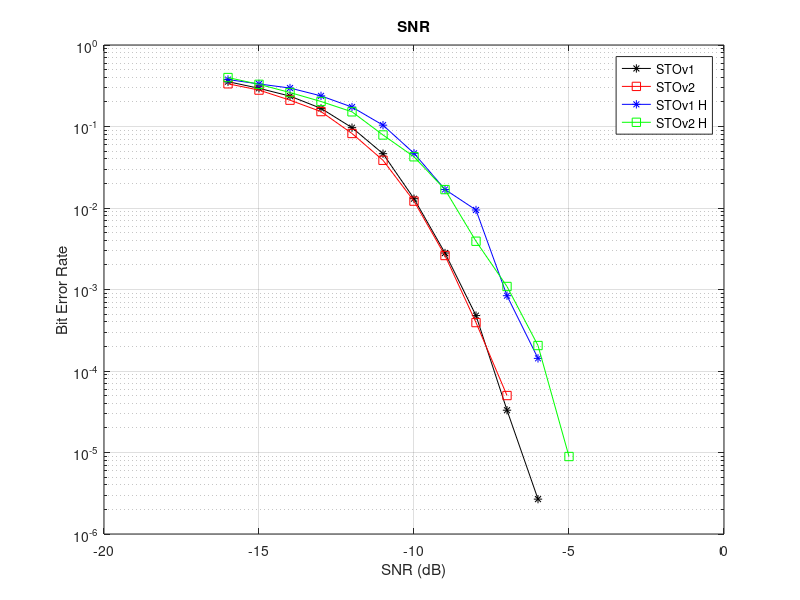

Write MATLAB code to recreate this figure.
clc
clear all
close all


%% ================================= CRC Type
lora_STOv1_ber = load("lora_STOv1_ber.mat").BER;
lora_STOv2_ber = load("lora_STOv2_ber.mat").BER;
lora_STOv1_H_ber = load("lora_STOv1_H_ber.mat").BER;
lora_STOv2_H_ber = load("lora_STOv2_H_ber.mat").BER;
snr = load("snr.mat").snr;

figure(1)
semilogy(snr, lora_STOv1_ber,'-*','color','k');
hold on
semilogy(snr, lora_STOv2_ber,'-s','color','r');
semilogy(snr, lora_STOv1_H_ber,'-*','color','b');
semilogy(snr, lora_STOv2_H_ber,'-s','color','g');
legend('STOv1', 'STOv2', 'STOv1 H', 'STOv2 H')
grid on
xlabel('SNR (dB)')
ylabel('Bit Error Rate')
hold off
title('SNR');



% subplot(121)
% semilogy(snr, lora_STOv1_ber,'-*','color','k');
% hold on
% semilogy(snr, lora_STOv2_ber,'-s','color','r');
% legend('STOv1', 'STOv2')
% grid
% xlabel('SNR (dB)')
% ylabel('Bit Error Rate')
% hold off
% title('SNR');
% 
% subplot(122)
% semilogy(snr, lora_STOv1_H_ber,'-*','color','k');
% hold on
% semilogy(snr, lora_STOv2_H_ber,'-s','color','r');
% legend('STOv1 H', 'STOv2 H')
% grid
% xlabel('SNR (dB)')
% ylabel('Bit Error Rate')
% hold off
% title('SNR');

% STOv1 - 1 downch x 1 preamble
% STOv2 - 1 downch x 8 preamble
% STOv1_H - 1 downch x 1 preamble with channel H
% STOv2_H - 1 downch x 8 preamble with channel H
